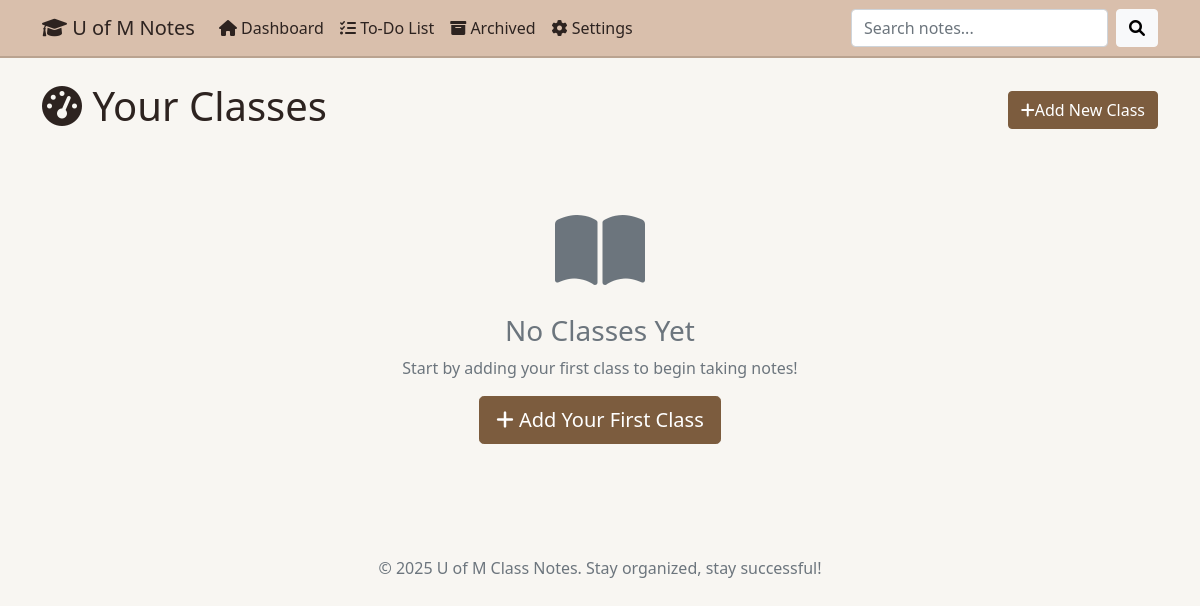
Before: / with the older database file.
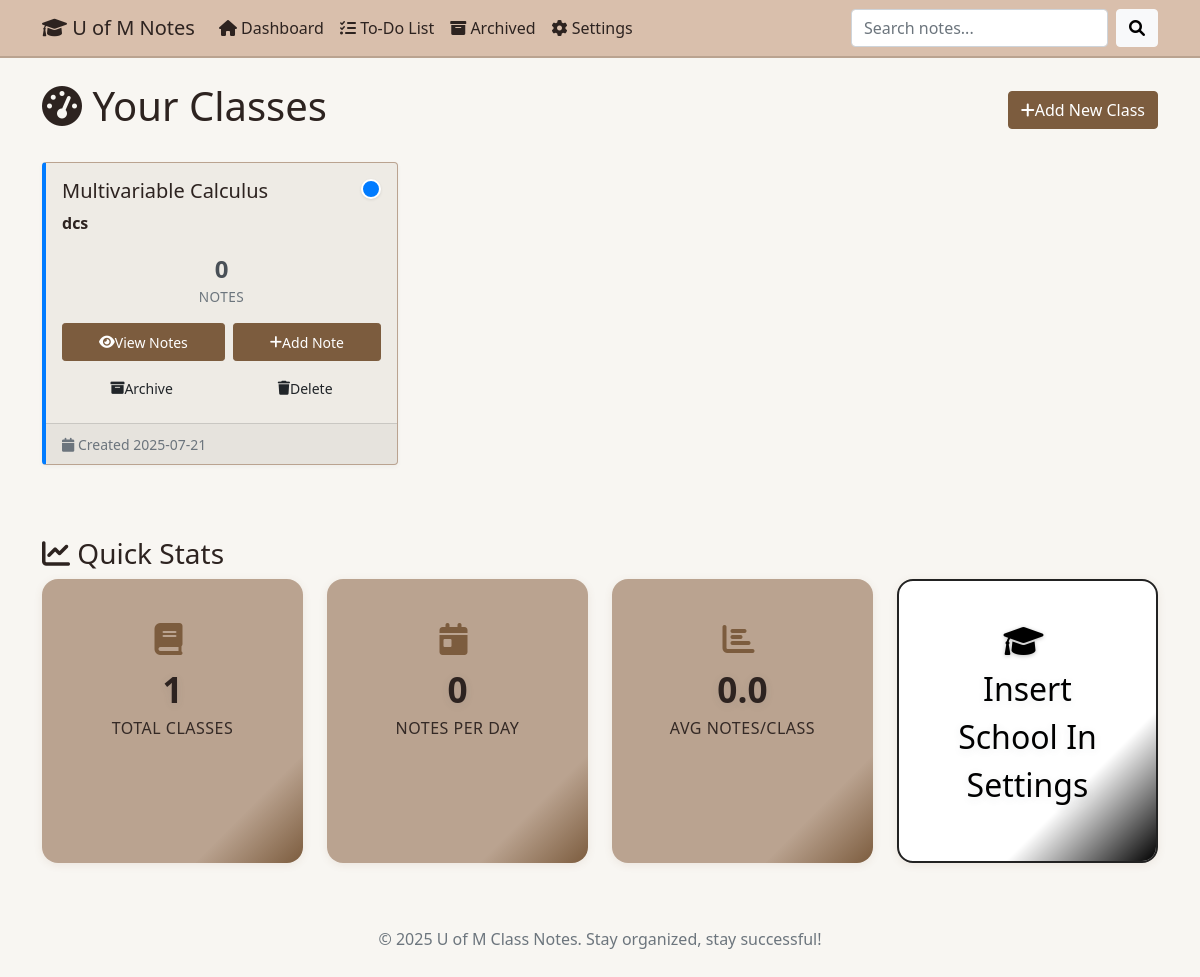
After: the same page with the newer database file.
### tables this page shows
CREATE TABLE classes (
            id INTEGER PRIMARY KEY AUTOINCREMENT,
            name TEXT NOT NULL,
            code TEXT NOT NULL,
            description TEXT,
            color TEXT DEFAULT '#007bff',
            created_at TIMESTAMP DEFAULT CURRENT_TIMESTAMP
        , archived INTEGER DEFAULT 0);

CREATE TABLE settings (
            id INTEGER PRIMARY KEY AUTOINCREMENT,
            key TEXT UNIQUE NOT NULL,
            value TEXT NOT NULL
        );

### app.py (the view)
@app.route('/')
def index():
    conn = get_db_connection()
    classes = conn.execute('SELECT * FROM classes WHERE archived = 0 ORDER BY created_at DESC').fetchall()
    class_stats = []
    for cls in classes:
        note_count = conn.execute('SELECT COUNT(*) as count FROM notes WHERE class_id = ?', (cls['id'],)).fetchone()['count']
        class_stats.append({
            'class': cls,
            'note_count': note_count
        })
    school_name = get_setting('school_name', 'U of M')
    school_primary_color = get_setting('school_primary_color', '#7C2328')
    school_secondary_color = get_setting('school_secondary_color', '#00274C')
    notes_per_day = calculate_notes_per_day()
    conn.close()
    return render_template('index.html',
                         class_stats=class_stats,
                         school_name=school_name,
                         school_primary_color=school_primary_color,
                         school_secondary_color=school_secondary_color,
                         notes_per_day=notes_per_day)

### app.py (called while the page is built, shortened)
def get_db_connection():
    conn = sql.connect(DATABASE)
    conn.row_factory = sql.Row
    return conn

def get_setting(key, default=None):
    conn = get_db_connection()
    result = conn.execute('SELECT value FROM settings WHERE key = ?', (key,)).fetchone()
    conn.close()
    return result['value'] if result else default

def calculate_notes_per_day():
    conn = get_db_connection()
    first_note = conn.execute('SELECT MIN(created_at) as first_date FROM notes').fetchone()
    total_notes = conn.execute('SELECT COUNT(*) as count FROM notes').fetchone()['count']
    if not first_note or not first_note['first_date'] or total_notes == 0:
        conn.close()
        return 0

### templates/index.html (shortened to what the changed rows need)
{% extends "base.html" %}
{% block content %}
<div class="row">
    <div class="col-md-12">
        <div class="d-flex justify-content-between align-items-center mb-4">
            <h1><i class="fas fa-tachometer-alt"> </i> Your Classes</h1>
        </div>
        {% if class_stats %}
            <div class="row">
                {% for stat in class_stats %}
                    <div class="col-md-4 mb-4">
                        <div class="card class-card h-100 class-border" data-class-color="{{ stat.class.color }}">
                            <div class="card-body">
                                <div class="d-flex justify-content-between align-items-start">
                                    <div>
                                        <h5 class="card-title">{{ stat.class.name }}</h5>
                                        <p class="card-text">
                                            <strong>{{ stat.class.code }}</strong>
                                        </p>
                                    </div>
                                    <div class="class-color-indicator" data-bg-color="{{ stat.class.color }}"></div>
                                </div>
                                <div class="mt-3">
                                    <div class="row text-center">
                                        <div class="col">
                                            <div class="stat-number">{{ stat.note_count }}</div>
                                            <div class="stat-label">Notes</div>
                                        </div>
                                    </div>
                                </div>
                                <div class="mt-3 d-flex gap-2">
                                    <a href="{{ url_for('view_class', class_id=stat.class.id) }}"
                                       class="btn btn-brown btn-sm flex-fill">
                                        <i class="fas fa-eye"> </i> View Notes
                                    </a>
                                    <a href="{{ url_for('add_note', class_id=stat.class.id) }}"
                                       class="btn btn-brown btn-sm flex-fill">
                                        <i class="fas fa-plus"> </i> Add Note
                                    </a>
                                </div>
                                <div class="mt-2 d-flex gap-2">
                                    <form method="POST" action="{{ url_for('archive_class', class_id=stat.class.id) }}"
                                          class="flex-fill" style="display: inline;">
                                        <button type="submit" class="btn btn-brown-yellow btn-sm w-100"
                                                onclick="return confirmArchive('{{ stat.class.name }}')">
                                            <i class="fas fa-archive"> </i> Archive
                                        </button>
                                    </form>
                                    <form method="POST" action="{{ url_for('delete_class', class_id=stat.class.id) }}"
                                          class="flex-fill" style="display: inline;">
                                        <button type="submit" class="btn btn-brown-red btn-sm w-100"
                                                onclick="return confirmClassDelete('{{ stat.class.name }}')">
                                            <i class="fas fa-trash"> </i> Delete
                                        </button>
                                    </form>
                                </div>
                            </div>
                            <div class="card-footer text-muted">
                                <small>
                                    <i class="fas fa-calendar"> </i>
                                    Created {{ stat.class.created_at[:10] }}
                                </small>
                            </div>
                        </div>
                    </div>
                {% endfor %}
            </div>
        {% else %}
            <div class="text-center py-5">
                <div class="mb-4">
                    <i class="fas fa-book-open fa-5x text-muted"> </i>
                </div>
                <h3 class="text-muted">No Classes Yet</h3>
                <p class="text-muted">Start by adding your first class to begin taking notes!</p>
                <a href="{{ url_for('add_class') }}" class="btn btn-brown btn-lg">
                    <i class="fas fa-plus"> </i> Add Your First Class
                </a>
            </div>
        {% endif %}
    </div>
</div>
{% if class_stats %}
<div class="row mt-5">
    <div class="col-md-12">
        <h3><i class="fas fa-chart-line"> </i> Quick Stats</h3>
        <div class="row">
            <div class="col-md-3">
                <div class="stat-card text-center">
                    <div class="card-body">
                        <div class="icon"><i class="fas fa-book"></i></div>
                        <div class="stat-value">{{ class_stats|length }}</div>
                        <div class="stat-label">Total Classes</div>
                    </div>
                </div>
            </div>
            <div class="col-md-3">
                <div class="stat-card text-center">
                    <div class="card-body">
                        <div class="icon"><i class="fas fa-calendar-day"></i></div>
                        <div class="stat-value">{{ notes_per_day }}</div>
                        <div class="stat-label">Notes per Day</div>
                    </div>
                </div>
            </div>
            <div class="col-md-3">
                <div class="stat-card text-center">
                    <div class="card-body">
                        <div class="icon"><i class="fas fa-chart-bar"></i></div>
                        <div class="stat-value">{{ (class_stats|sum(attribute='note_count') / class_stats|length)|round(1) if class_stats|length > 0 else 0 }}</div>
                        <div class="stat-label">Avg Notes/Class</div>
                    </div>
                </div>
            </div>
            <div class="col-md-3">
                <div class="stat-card text-center school-card" style="background: {{ school_primary_color }}; position: relative; overflow: hidden;">
                    <div class="card-body" style="position: relative; z-index: 2;">
                        <div class="icon"><i class="fas fa-graduation-cap" style="color: {{ school_secondary_color }};"></i></div>
                        <div class="stat-value" style="font-size: 2rem; font-weight: 350; color: {{ school_secondary_color }};">{{ school_name }}</div>
                    </div>
                    <div style="position: absolute; bottom: 0; right: 0; width: 70%; height: 70%; background: linear-gradient(135deg, transparent 60%, {{ school_secondary_color }} 100%); z-index: 1;"></div>
                </div>
            </div>
        </div>
    </div>
</div>
{% endif %}
{% endblock %}

Changed rows visible on the page:
added classes: class.name "Multivariable Calculus", class.code "dcs", class "2025-07-21"
now on this page (row unchanged): settings: value "Insert School In Settings"
Other visible differences:
{{ class_stats|length }}: (not shown) → "1"
{{ notes_per_day }}: (not shown) → "0"
new list line: "0 NOTES View Notes Add Note Archive Delete Created"
text no longer shown: "No Classes Yet Start by adding your first class to begin taking notes! Add Your First Class"
text now shown: "Quick Stats TOTAL CLASSES NOTES PER DAY 0.0 AVG NOTES/CLASS"
